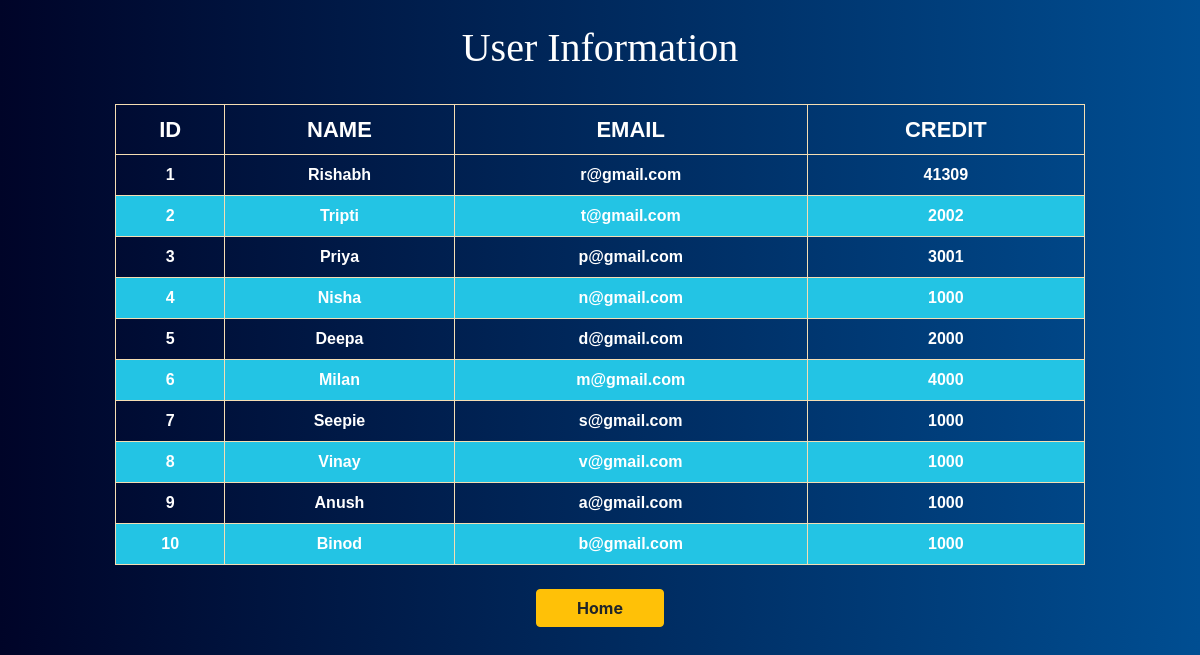
Screenshot of /users with the database file from the repository.
### cal/models.py (models this page shows, shortened)
class Users(models.Model):
    Name= models.CharField(max_length=80)
    Email= models.EmailField(max_length=70,blank=True, unique=True)
    Credit = models.IntegerField(blank=True, null=True)

### cal/views.py (the view)
# urls.py: path('users', views.userinfo, name='users'),
def userinfo(request):
    data= Users.objects.all().order_by("id")
    return render(request, 'users.html',{"ppl": data})

### templates/users.html
{%extends 'base.html'%}
{%block content%}
<div>
    <div class=" col-md-10 offset-sm-1 ">
        <br>
        <h1 style="text-align: center; font-family:Georgia, 'Times New Roman', Times, serif; color:white">User
            Information</h1>
        <br>
        <table class="w-100">
            <thead>
                <tr style="font-size: 22px">
                    <th>ID</th>
                    <th>NAME</th>
                    <th>EMAIL</th>
                    <th>CREDIT</th>
                </tr>
            </thead>
            <tbody>
                {% for p in ppl%}
                <tr style=" font-weight:bold; ">
                    <td>{{p.id}}</td>
                    <td><a href="/users/details/{{p.id}}" style="text-decoration: none; color:white">{{p.Name}}</a></td>
                    <td>{{p.Email}}</td>
                    <td>{{p.Credit}}</td>
                </tr>
                {%endfor%}
            </tbody>
        </table>
    </div>
</div>
<br>
<div class="col-md-12 text-center">
    <a class='btn btn-warning mx-2' style="padding: 6px 40px; font-weight: bold" href="{% url 'home' %}">Home</a>
</div>
{%endblock%}

### templates/base.html (shortened to what this page needs)
<!DOCTYPE html>
<html lang="en">
<head>
    <link rel="stylesheet" href="https://stackpath.bootstrapcdn.com/bootstrap/4.5.2/css/bootstrap.min.css"
>
</head>
<body style="background-image: linear-gradient(to right,#000428 , #004e92);color:white">
    {%block content%}
    {%endblock%}
</body>
</html>

### templates/base.html (style rules this page uses)
table { font-family: arial, sans-serif; border-collapse: collapse; }
td, th { border: 1px solid wheat; text-align: center; padding: 8px; }
tr:nth-child(even) { background-color: #23c4e4; }

### rows the page displays
Users: id "1", Name "Rishabh", Email "r@gmail.com", Credit "41309"
Users: id "2", Name "Tripti", Email "t@gmail.com", Credit "2002"
Users: id "3", Name "Priya", Email "p@gmail.com", Credit "3001"
Users: id "4", Name "Nisha", Email "n@gmail.com", Credit "1000"
Users: id "5", Name "Deepa", Email "d@gmail.com", Credit "2000"
Users: id "6", Name "Milan", Email "m@gmail.com", Credit "4000"
Users: id "7", Name "Seepie", Email "s@gmail.com", Credit "1000"
Users: id "8", Name "Vinay", Email "v@gmail.com", Credit "1000"
Users: id "9", Name "Anush", Email "a@gmail.com", Credit "1000"
Users: id "10", Name "Binod", Email "b@gmail.com", Credit "1000"
